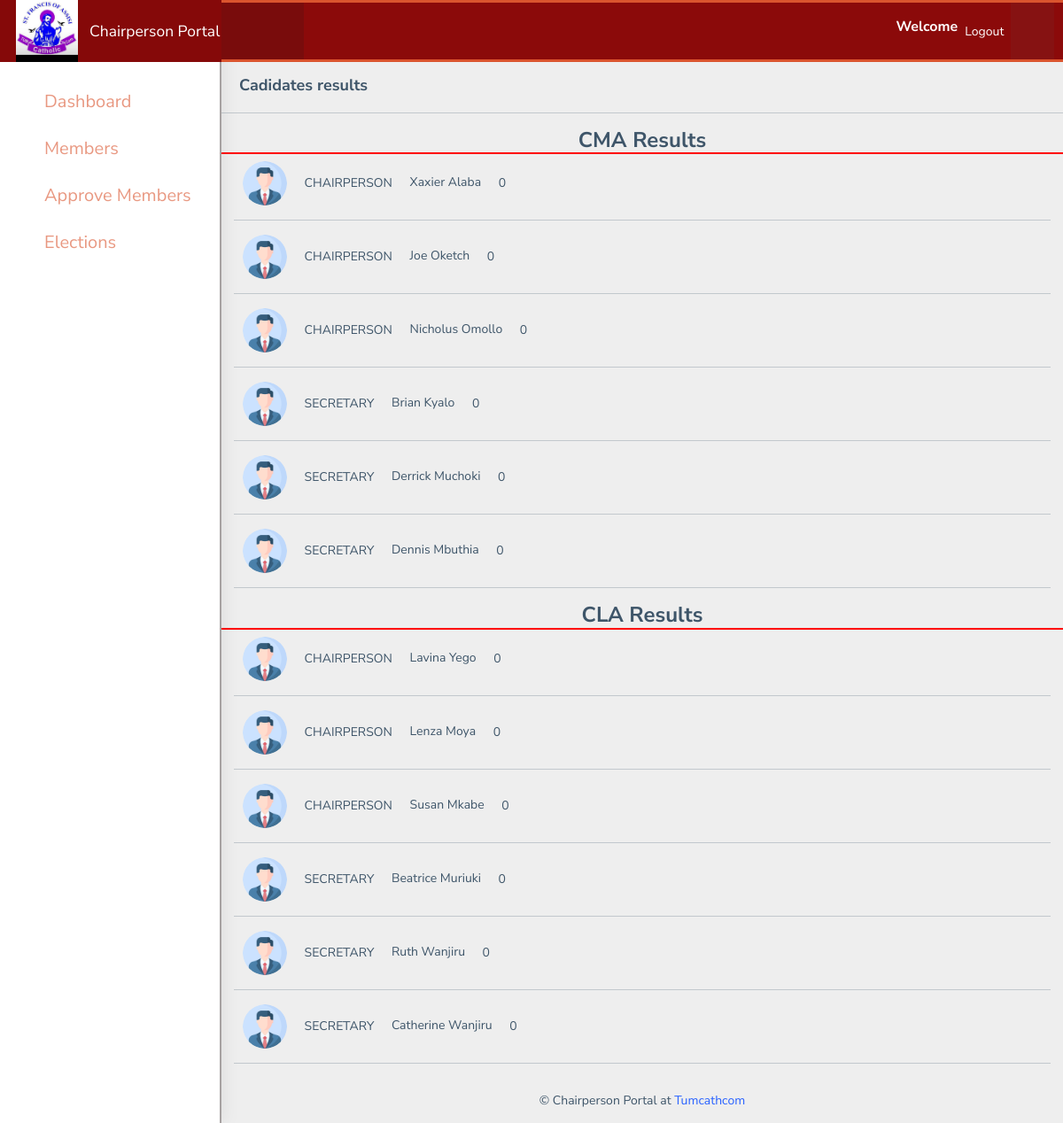
/site-admin/cma-cla-leaders-results, run on the app's committed database.
### voting/models.py (models this page shows, shortened)
class cmaCadidate(models.Model):
    post = models.ForeignKey(cmaPost, on_delete=models.CASCADE);
    cadidate_name = models.CharField( max_length=100, unique=True);
    cadidate_photo = models.ImageField(upload_to='cma_cadidates', default='default-profile.png');
    votes = models.IntegerField(default=0);
    class Meta:
        ordering:['-post']

class cmaPost(models.Model):
    post_name = models.CharField( max_length=150, unique=True);
    def __str__(self):
        return self.post_name

class claCadidate(models.Model):
    post = models.ForeignKey(claPost, on_delete=models.CASCADE);
    cadidate_name = models.CharField( max_length=100, unique=True);
    cadidate_photo = models.ImageField(upload_to='cla_cadidates', default='default-profile.png');
    votes = models.IntegerField(default=0);
    class Meta:
        ordering:['-post']

class claPost(models.Model):
    post_name = models.CharField( max_length=150, unique=True);
    def __str__(self):
        return self.post_name

### adminportal/views.py (the view)
# urls.py: path('cma-cla-leaders-results', views.cmaClaLeadersResults, name="cma-cla-leaders-results"),
def cmaClaLeadersResults(request):
	cma_results = cmaCadidate.objects.all().order_by('post','-votes')
	cla_results = claCadidate.objects.all().order_by('post','-votes')
	context = {
		'cma_results':cma_results,
		'cla_results':cla_results,
	}
	return render(request, 'adminportal/cma_cla_results.html', context)

### adminportal/templates/adminportal/cma_cla_results.html (shortened to what this page needs)
{%  extends 'adminportal/base.html' %}
{% load static %}
 {% block content %}
      <div class="page-wrapper">
        <div class="page-breadcrumb">
          <div class="row">
            <div class="col-12 d-flex no-block align-items-center">
              <h4 class="page-title">Cadidates results</h4>
              <div class="ms-auto text-end">
                <nav aria-label="breadcrumb">
                  <ol class="breadcrumb">
                    <li class="breadcrumb-item active" aria-current="page">
                    </li>
                  </ol>
                </nav>
              </div>
            </div>
          </div>
        </div><hr>
              <h3 class="text-center" style="border-bottom: 2px solid red;">CMA Results</h3>
              {% for user in cma_results %}
                <div class="row px-4" ">
                  <p><img src="/media/{{user.cadidate_photo}}" alt="photo" width="50px" style="border-radius: 50%;">
                     <span class="px-3">{{user.post}}</span> <span>{{user.cadidate_name}}</span>
                      <span class="px-3">{{user.votes}}</span>
                    </p> <hr>
                </div>
              {% endfor %}
              <h3 class="text-center" style="border-bottom: 2px solid red;">CLA Results</h3>
              {% for user in cla_results %}
                <div class="row px-4" ">
                  <p><img src="/media/{{user.cadidate_photo}}" alt="photo" width="50px" style="border-radius: 50%;">
                     <span class="px-3">{{user.post}}</span> <span>{{user.cadidate_name}}</span>
                      <span class="px-3">{{user.votes}}</span>
                    </p> <hr>
                </div>
              {% endfor %}
    {% endblock %}

### data on the page
cmaCadidate: cadidate_photo (placeholder picture), post "CHAIRPERSON", cadidate_name "Xaxier Alaba", votes "0"
cmaCadidate: cadidate_photo (placeholder picture), post "CHAIRPERSON", cadidate_name "Joe Oketch", votes "0"
cmaCadidate: cadidate_photo (placeholder picture), post "CHAIRPERSON", cadidate_name "Nicholus Omollo", votes "0"
cmaCadidate: cadidate_photo (placeholder picture), post "SECRETARY", cadidate_name "Brian Kyalo", votes "0"
cmaCadidate: cadidate_photo (placeholder picture), post "SECRETARY", cadidate_name "Derrick Muchoki", votes "0"
cmaCadidate: cadidate_photo (placeholder picture), post "SECRETARY", cadidate_name "Dennis Mbuthia", votes "0"
claCadidate: cadidate_photo (placeholder picture), post "CHAIRPERSON", cadidate_name "Lavina Yego", votes "0"
claCadidate: cadidate_photo (placeholder picture), post "CHAIRPERSON", cadidate_name "Lenza Moya", votes "0"
claCadidate: cadidate_photo (placeholder picture), post "CHAIRPERSON", cadidate_name "Susan Mkabe", votes "0"
claCadidate: cadidate_photo (placeholder picture), post "SECRETARY", cadidate_name "Beatrice Muriuki", votes "0"
claCadidate: cadidate_photo (placeholder picture), post "SECRETARY", cadidate_name "Ruth Wanjiru", votes "0"
claCadidate: cadidate_photo (placeholder picture), post "SECRETARY", cadidate_name "Catherine Wanjiru", votes "0"
